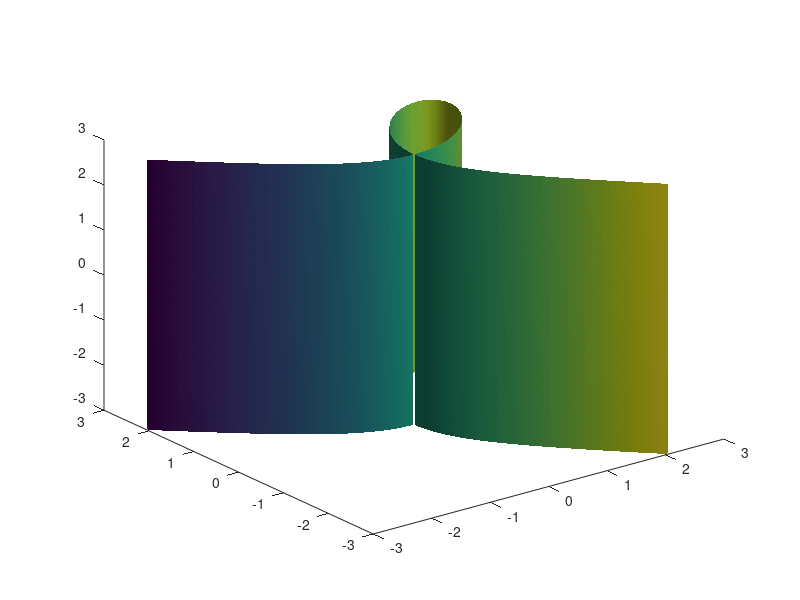

Source code (MATLAB):
x=linspace(-3,3,200);
y=linspace(-3,3,200);
z=linspace(-3,3,200);

[X,Y,Z]=meshgrid(x,y,z);

F=X.^3+Y.^3-3*X.*Y;

isosurface(X,Y,Z,F,0,X)
